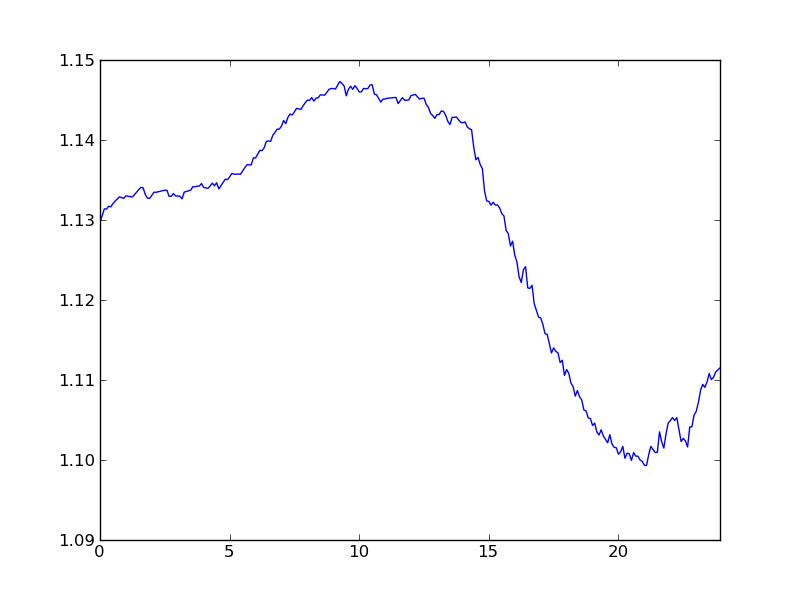

Write Python code to recreate this figure.

import numpy as np
import matplotlib
matplotlib.use('agg')
import pylab

def plotDensityTimeseries(time, temp, pres, name):
    density = pres / (287. * temp)
#   rm_density = (density[:-2] + density[1:-1] + density[2:]) / 3
#   density[1:-1] = rm_density
    drhodt = np.gradient(density, 300.)

    pylab.clf()
    pylab.plot(time, drhodt)
    pylab.plot([time[0], time[-1]], [0, 0], 'k--')
    pylab.xlim(time[0], time[-1])
    pylab.ylim(-1.5e-5, 1.5e-5)

    pylab.xticks(time[::12])
    pylab.savefig("drhodt_%s.png" % name)

    pylab.clf()
    pylab.plot(time, density)
    pylab.xlim(time[0], time[-1])
    pylab.ylim(1.09, 1.17)

    pylab.xticks(time[::12])
    pylab.savefig("density_%s.png" % name)

    argmin_drhodt = np.argmin(drhodt)
    print -(1 / density[argmin_drhodt] * drhodt[argmin_drhodt] + -1.5e-4) * 1000
    return

def getMTSData(file_name):
    mts = np.loadtxt(file_name, usecols=(2, 4, 12), skiprows=3)
    
    time = mts[:, 0] / 60.
    temp = mts[:, 1] + 273.15
    pres = mts[:, 2] * 100
   
    return time, temp, pres

def main():
    time, temp, pres = getMTSData("20080501wash.mts")
    plotDensityTimeseries(time, temp, pres, "wash")

    time, temp, pres = getMTSData("20110518nrmn.mts")
    plotDensityTimeseries(time, temp, pres, "nrmn")
    return

if __name__ == "__main__":
    main()
